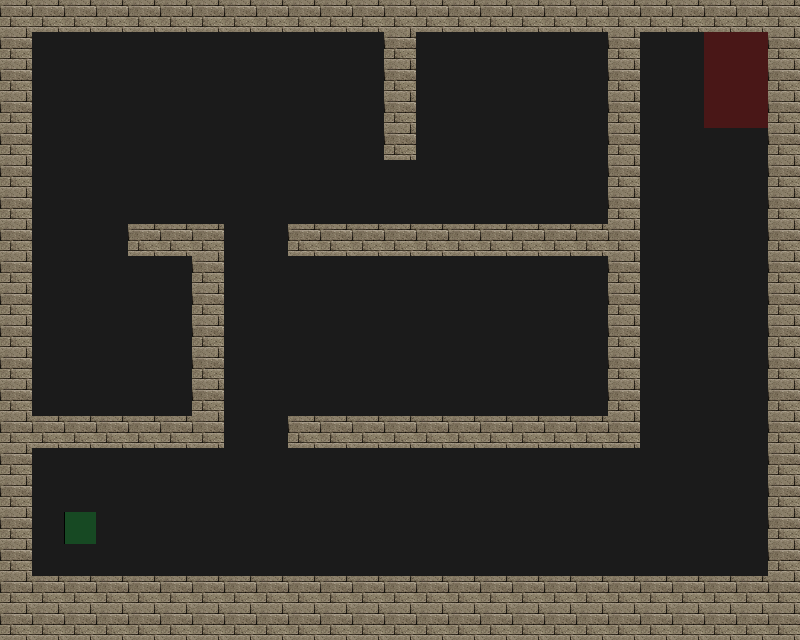

Rendered tile map (Tiled .tmx) drawn with the repository's tilesets; below, a short description and the full map source, tile grids included:
An orthogonal 25x20 tile map with 32x32 px tiles, 4 tile layers (Road, Trap, Wall, Utility), 4 tilesets.

<map version="1.0" tiledversion="1.0.3" orientation="orthogonal" renderorder="right-down" width="25" height="20" tilewidth="32" tileheight="32" nextobjectid="1">
 <tileset firstgid="1" source="tilesets/meta.tsx" />
 <tileset firstgid="3" source="tilesets/road.tsx" />
 <tileset firstgid="4" source="tilesets/traps.tsx" />
 <tileset firstgid="196" source="tilesets/wallsandroofs.tsx" />
 <layer name="Road" width="25" height="20">
  <data encoding="csv">
3,3,3,3,3,3,3,3,3,3,3,3,3,3,3,3,3,3,3,3,3,3,3,3,3,
3,3,3,3,3,3,3,3,3,3,3,3,3,3,3,3,3,3,3,3,3,3,3,3,3,
3,3,3,3,3,3,3,3,3,3,3,3,3,3,3,3,3,3,3,3,3,3,3,3,3,
3,3,3,3,3,3,3,3,3,3,3,3,3,3,3,3,3,3,3,3,3,3,3,3,3,
3,3,3,3,3,3,3,3,3,3,3,3,3,3,3,3,3,3,3,3,3,3,3,3,3,
3,3,3,3,3,3,3,3,3,3,3,3,3,3,3,3,3,3,3,3,3,3,3,3,3,
3,3,3,3,3,3,3,3,3,3,3,3,3,3,3,3,3,3,3,3,3,3,3,3,3,
3,3,3,3,3,3,3,3,3,3,3,3,3,3,3,3,3,3,3,3,3,3,3,3,3,
3,3,3,3,3,3,3,3,3,3,3,3,3,3,3,3,3,3,3,3,3,3,3,3,3,
3,3,3,3,3,3,3,3,3,3,3,3,3,3,3,3,3,3,3,3,3,3,3,3,3,
3,3,3,3,3,3,3,3,3,3,3,3,3,3,3,3,3,3,3,3,3,3,3,3,3,
3,3,3,3,3,3,3,3,3,3,3,3,3,3,3,3,3,3,3,3,3,3,3,3,3,
3,3,3,3,3,3,3,3,3,3,3,3,3,3,3,3,3,3,3,3,3,3,3,3,3,
3,3,3,3,3,3,3,3,3,3,3,3,3,3,3,3,3,3,3,3,3,3,3,3,3,
3,3,3,3,3,3,3,3,3,3,3,3,3,3,3,3,3,3,3,3,3,3,3,3,3,
3,3,3,3,3,3,3,3,3,3,3,3,3,3,3,3,3,3,3,3,3,3,3,3,3,
3,3,3,3,3,3,3,3,3,3,3,3,3,3,3,3,3,3,3,3,3,3,3,3,3,
3,3,3,3,3,3,3,3,3,3,3,3,3,3,3,3,3,3,3,3,3,3,3,3,3,
3,3,3,3,3,3,3,3,3,3,3,3,3,3,3,3,3,3,3,3,3,3,3,3,3,
3,3,3,3,3,3,3,3,3,3,3,3,3,3,3,3,3,3,3,3,3,3,3,3,3
</data>
 </layer>
 <layer name="Trap" width="25" height="20">
  <data encoding="csv">
0,0,0,0,0,0,0,0,0,0,0,0,0,0,0,0,0,0,0,0,0,0,0,0,0,
0,0,0,0,0,0,0,0,0,0,0,0,0,0,0,0,0,0,0,0,0,0,0,0,0,
0,0,0,0,0,0,0,0,0,0,0,0,0,0,0,0,0,0,0,0,0,0,0,0,0,
0,0,0,0,0,0,0,0,0,0,0,0,0,0,0,0,0,0,0,0,0,0,0,0,0,
0,0,0,0,0,0,0,0,0,0,0,0,0,0,0,0,0,0,0,0,0,0,0,0,0,
0,0,0,0,0,0,0,0,0,0,0,0,0,0,0,0,0,0,0,0,0,0,0,0,0,
0,0,0,0,0,0,0,0,0,0,0,0,0,0,0,0,0,0,0,0,0,0,0,0,0,
0,0,0,0,0,0,0,0,0,0,0,0,0,0,0,0,0,0,0,0,0,0,0,0,0,
0,0,0,0,0,0,0,0,0,0,0,0,0,0,0,0,0,0,0,0,0,0,0,0,0,
0,0,0,0,0,0,0,0,0,0,0,0,0,0,0,0,0,0,0,0,0,0,0,0,0,
0,0,0,0,0,0,0,0,0,0,0,0,0,0,0,0,0,0,0,0,0,0,0,0,0,
0,0,0,0,0,0,0,0,0,0,0,0,0,0,0,0,0,0,0,0,0,0,0,0,0,
0,0,0,0,0,0,0,0,0,0,0,0,0,0,0,0,0,0,0,0,0,0,0,0,0,
0,0,0,0,0,0,0,0,0,0,0,0,0,0,0,0,0,0,0,0,0,0,0,0,0,
0,0,0,0,0,0,0,0,0,0,0,0,0,0,0,0,0,0,0,0,0,0,0,0,0,
0,0,0,0,0,0,0,0,0,0,0,0,0,0,0,0,0,0,0,0,0,0,0,0,0,
0,0,0,0,0,0,0,0,0,0,0,0,0,0,0,0,0,0,0,0,0,0,0,0,0,
0,0,0,0,0,0,0,0,0,0,0,0,0,0,0,0,0,0,0,0,0,0,0,0,0,
0,0,0,0,0,0,0,0,0,0,0,0,0,0,0,0,0,0,0,0,0,0,0,0,0,
0,0,0,0,0,0,0,0,0,0,0,0,0,0,0,0,0,0,0,0,0,0,0,0,0
</data>
 </layer>
 <layer name="Wall" width="25" height="20">
  <data encoding="csv">
261,261,261,261,261,261,261,261,261,261,261,261,261,261,261,261,261,261,261,261,261,261,261,261,261,
261,0,0,0,0,0,0,0,0,0,0,0,261,0,0,0,0,0,0,261,0,0,0,0,261,
261,0,0,0,0,0,0,0,0,0,0,0,261,0,0,0,0,0,0,261,0,0,0,0,261,
261,0,0,0,0,0,0,0,0,0,0,0,261,0,0,0,0,0,0,261,0,0,0,0,261,
261,0,0,0,0,0,0,0,0,0,0,0,261,0,0,0,0,0,0,261,0,0,0,0,261,
261,0,0,0,0,0,0,0,0,0,0,0,0,0,0,0,0,0,0,261,0,0,0,0,261,
261,0,0,0,0,0,0,0,0,0,0,0,0,0,0,0,0,0,0,261,0,0,0,0,261,
261,0,0,0,261,261,261,0,0,261,261,261,261,261,261,261,261,261,261,261,0,0,0,0,261,
261,0,0,0,0,0,261,0,0,0,0,0,0,0,0,0,0,0,0,261,0,0,0,0,261,
261,0,0,0,0,0,261,0,0,0,0,0,0,0,0,0,0,0,0,261,0,0,0,0,261,
261,0,0,0,0,0,261,0,0,0,0,0,0,0,0,0,0,0,0,261,0,0,0,0,261,
261,0,0,0,0,0,261,0,0,0,0,0,0,0,0,0,0,0,0,261,0,0,0,0,261,
261,0,0,0,0,0,261,0,0,0,0,0,0,0,0,0,0,0,0,261,0,0,0,0,261,
261,261,261,261,261,261,261,0,0,261,261,261,261,261,261,261,261,261,261,261,0,0,0,0,261,
261,0,0,0,0,0,0,0,0,0,0,0,0,0,0,0,0,0,0,0,0,0,0,0,261,
261,0,0,0,0,0,0,0,0,0,0,0,0,0,0,0,0,0,0,0,0,0,0,0,261,
261,0,0,0,0,0,0,0,0,0,0,0,0,0,0,0,0,0,0,0,0,0,0,0,261,
261,0,0,0,0,0,0,0,0,0,0,0,0,0,0,0,0,0,0,0,0,0,0,0,261,
261,261,261,261,261,261,261,261,261,261,261,261,261,261,261,261,261,261,261,261,261,261,261,261,261,
261,261,261,261,261,261,261,261,261,261,261,261,261,261,261,261,261,261,261,261,261,261,261,261,261
</data>
 </layer>
 <layer name="Utility" width="25" height="20">
  <data encoding="csv">
0,0,0,0,0,0,0,0,0,0,0,0,0,0,0,0,0,0,0,0,0,0,0,0,0,
0,0,0,0,0,0,0,0,0,0,0,0,0,0,0,0,0,0,0,0,0,0,1,1,0,
0,0,0,0,0,0,0,0,0,0,0,0,0,0,0,0,0,0,0,0,0,0,1,1,0,
0,0,0,0,0,0,0,0,0,0,0,0,0,0,0,0,0,0,0,0,0,0,1,1,0,
0,0,0,0,0,0,0,0,0,0,0,0,0,0,0,0,0,0,0,0,0,0,0,0,0,
0,0,0,0,0,0,0,0,0,0,0,0,0,0,0,0,0,0,0,0,0,0,0,0,0,
0,0,0,0,0,0,0,0,0,0,0,0,0,0,0,0,0,0,0,0,0,0,0,0,0,
0,0,0,0,0,0,0,0,0,0,0,0,0,0,0,0,0,0,0,0,0,0,0,0,0,
0,0,0,0,0,0,0,0,0,0,0,0,0,0,0,0,0,0,0,0,0,0,0,0,0,
0,0,0,0,0,0,0,0,0,0,0,0,0,0,0,0,0,0,0,0,0,0,0,0,0,
0,0,0,0,0,0,0,0,0,0,0,0,0,0,0,0,0,0,0,0,0,0,0,0,0,
0,0,0,0,0,0,0,0,0,0,0,0,0,0,0,0,0,0,0,0,0,0,0,0,0,
0,0,0,0,0,0,0,0,0,0,0,0,0,0,0,0,0,0,0,0,0,0,0,0,0,
0,0,0,0,0,0,0,0,0,0,0,0,0,0,0,0,0,0,0,0,0,0,0,0,0,
0,0,0,0,0,0,0,0,0,0,0,0,0,0,0,0,0,0,0,0,0,0,0,0,0,
0,0,0,0,0,0,0,0,0,0,0,0,0,0,0,0,0,0,0,0,0,0,0,0,0,
0,0,2,0,0,0,0,0,0,0,0,0,0,0,0,0,0,0,0,0,0,0,0,0,0,
0,0,0,0,0,0,0,0,0,0,0,0,0,0,0,0,0,0,0,0,0,0,0,0,0,
0,0,0,0,0,0,0,0,0,0,0,0,0,0,0,0,0,0,0,0,0,0,0,0,0,
0,0,0,0,0,0,0,0,0,0,0,0,0,0,0,0,0,0,0,0,0,0,0,0,0
</data>
 </layer>
</map>
